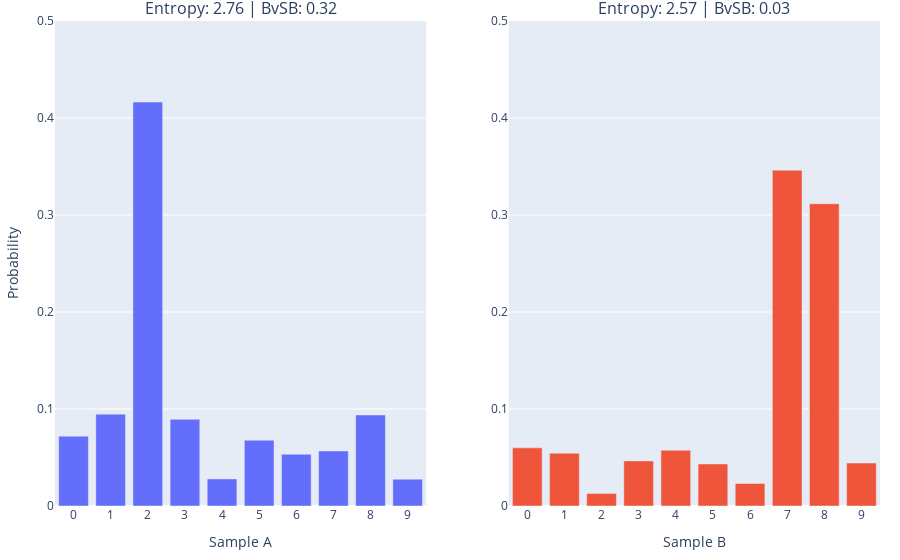

Notebook code cell kept with this figure:
### Code cell
import random
import numpy as np
import plotly.graph_objects as go
from plotly.subplots import make_subplots

# Generate a probability distribution for 10 classes
p1_orig = np.random.rand(10)
p2_orig = np.random.rand(10)

p1 = p1_orig.copy()
p2 = p2_orig.copy()
p1[1] = 1.25
p1[3] = 1.18
p1[8] = 1.24
p1[2] = 5.5
p1 /= p1.sum()

p2[7] = 5
p2[8] = 4.5
p2 /= p2.sum()

# Calculate the entropy
def entropy(p):
    p = np.asarray(p)
    return -np.sum(p * np.log2(p))

def BvSB(p):
    # Sort the probabilities
    p = np.sort(p)[::-1]
    p_best = p[0]
    p_second_best = p[1]
    return p_best - p_second_best

# Calculate the entropy of the distribution
entropy1 = entropy(p1)
bvsb1 = BvSB(p1)

entropy2 = entropy(p2)
bvsb2 = BvSB(p2)

# Create the subtitle
subtitle1 = 'Entropy: {:.2f} | BvSB: {:.2f}'.format(entropy1, bvsb1)
subtitle2 = 'Entropy: {:.2f} | BvSB: {:.2f}'.format(entropy2, bvsb2)

# Plot the distribution
fig = make_subplots(rows=1, cols=2, subplot_titles=(subtitle1, subtitle2))
fig.add_trace(go.Bar(x=np.arange(10), y=p1, showlegend=False), row=1, col=1)
fig.add_trace(go.Bar(x=np.arange(10), y=p2, showlegend=False), row=1, col=2)

# Include all xtiks
fig.update_xaxes(tickmode='linear', row=1, col=1)
fig.update_xaxes(tickmode='linear', row=1, col=2)

# Update labels for both plots
fig.update_xaxes(title_text='Sample A', row=1, col=1)
fig.update_xaxes(title_text='Sample B', row=1, col=2)
fig.update_yaxes(title_text='Probability', row=1, col=1)

# Set scale the same for both plots
fig.update_yaxes(range=[0, 0.5], row=1, col=1)
fig.update_yaxes(range=[0, 0.5], row=1, col=2)

fig.update_layout(margin=dict(t=20, r=20, b=20, l=20))

# Save the figure
fig.write_image('entropy_plot.png', width=1200, height=400, scale=4)
fig.show()

### Figure 1 — Plotly figure (JSON) as saved in the notebook; plotly's stock layout.template omitted (floating-point values rounded to 4 significant figures)
{"data": [{"showlegend": false, "type": "bar", "x": [0, 1, 2, 3, 4, 5, 6, 7, 8, 9], "xaxis": "x", "y": [0.07199, 0.09467, 0.4165, 0.08936, 0.02796, 0.06786, 0.05336, 0.05671, 0.09391, 0.02765], "yaxis": "y"}, {"showlegend": false, "type": "bar", "x": [0, 1, 2, 3, 4, 5, 6, 7, 8, 9], "xaxis": "x2", "y": [0.05997, 0.05448, 0.01281, 0.04652, 0.05747, 0.04334, 0.02325, 0.3462, 0.3116, 0.04429], "yaxis": "y2"}], "layout": {"annotations": [{"font": {"size": 16}, "showarrow": false, "text": "Entropy: 2.76 | BvSB: 0.32", "x": 0.225, "xanchor": "center", "xref": "paper", "y": 1, "yanchor": "bottom", "yref": "paper"}, {"font": {"size": 16}, "showarrow": false, "text": "Entropy: 2.57 | BvSB: 0.03", "x": 0.775, "xanchor": "center", "xref": "paper", "y": 1, "yanchor": "bottom", "yref": "paper"}], "margin": {"b": 20, "l": 20, "r": 20, "t": 20}, "xaxis": {"anchor": "y", "domain": [0, 0.45], "tickmode": "linear", "title": {"text": "Sample A"}}, "xaxis2": {"anchor": "y2", "domain": [0.55, 1], "tickmode": "linear", "title": {"text": "Sample B"}}, "yaxis": {"anchor": "x", "domain": [0, 1], "range": [0, 0.5], "title": {"text": "Probability"}}, "yaxis2": {"anchor": "x2", "domain": [0, 1], "range": [0, 0.5]}}}
